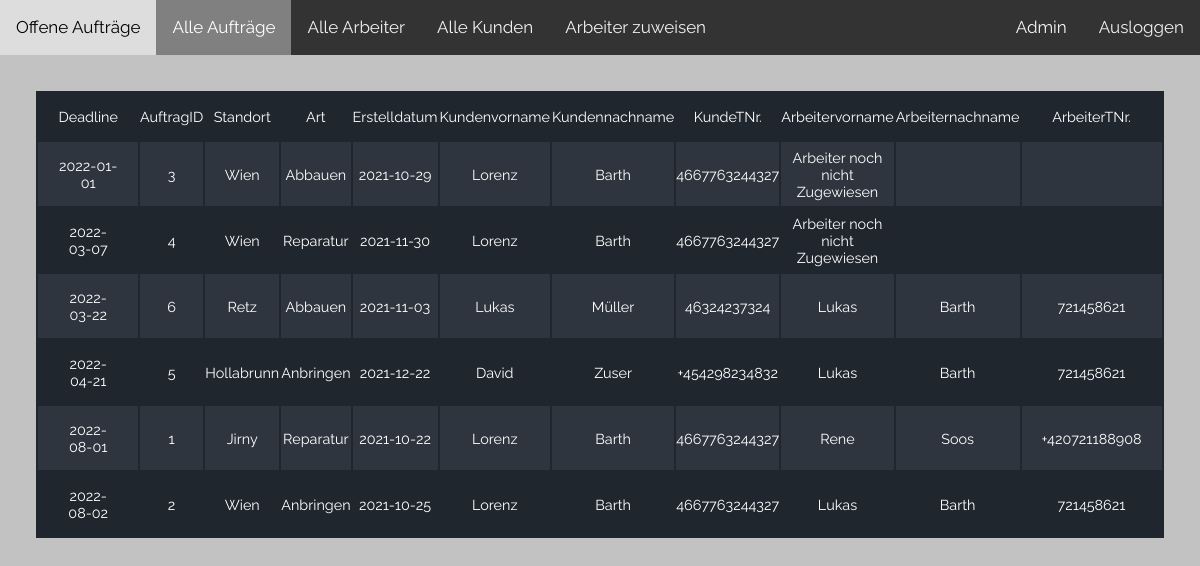
Page /pages/admin_pages/alle_auftraege.php (signed in) on the committed database.
### tables this page shows
create table Auftrag(
ID int NOT NULL AUTO_INCREMENT,
Preis int NOT NULL,
Erstelldatum DATE,
Deadline DATE NOT NULL,
Art varchar(40), 
Erledigt VARCHAR(1) NOT NULL DEFAULT 'N',
LogoID int NOT NULL,
KundeID int NOT NULL,
ArbeiterID int NOT NULL,
primary key (ID),
FOREIGN KEY (LogoID) REFERENCES Logo(ID),
FOREIGN KEY (KundeID) REFERENCES Kunde(ID),
FOREIGN KEY (ArbeiterID) REFERENCES Arbeiter(ID)
);

create table Logo(
ID int NOT NULL AUTO_INCREMENT,
Standort varchar(40) NOT NULL,
Zustand varchar(40),
Typ varchar(40) NOT NULL,
PRIMARY KEY (ID)
);

create table Kunde(
ID int NOT NULL AUTO_INCREMENT,
Vorname varchar(40) NOT NULL,
Nachname varchar(40) NOT NULL,
Telefonnummer varchar(30),
Email varchar(40) NOT NULL,
Passwort varchar(50) NOT NULL,
PRIMARY KEY (ID)
);

create table Arbeiter(
ID int NOT NULL AUTO_INCREMENT,
Vorname varchar(40) NOT NULL,
Nachname varchar(40) NOT NULL,
Telefonnummer varchar(30),
Email varchar(40) NOT NULL,
Passwort varchar(40) NOT NULL,
PRIMARY KEY (ID)
);

### php_functions/display_data.php (the view, shortened to what this page needs)
<?php
function display_data($data) {
    $output = "<table class='data_table'>";
    foreach($data as $column => $var) {
        $output .= '<tr>';
        if($column===0) {
            foreach($var as $row => $val) {
                $output .= "<td>" . $row . '</td>';
            }
            $output .= '</tr>';
        }
        foreach($var as $val) {
            $output .= '<td>' . $val . '</td>';
        }
        $output .= '</tr>';
    }
    $output .= '</table>';
    echo $output;
}

### css_files/overview.css (style rules this page uses)
* { box-sizing: border-box; margin: 0; padding: 0; font-family: Raleway, sans-serif; }
html { font-size: 62.5%; }
body { font-family: 'Roboto', 'Helvetica Neue', Helvetica, Arial, sans-serif; font-size: 1.6rem; line-height: 1.6; -webkit-font-smoothing: antialiased; -moz-osx-font-smoothing: grayscale; background-color: rgba(169, 169, 169, 0.7); }
table { margin-left: auto; margin-right: auto; width: 90%; min-width: 300px; margin-bottom: 2.4rem; background-color: #20262e; color: #fff; overflow: hidden; }
table tr:nth-child(even) { background-color: rgb(46, 53, 62); }
table td { display: block; font-size: 90%; }
table td:first-child { padding-top: 1rem; }
table td:last-child { padding-bottom: 1rem; }
table td:before { content: attr(data-th) ':\00a0'; font-weight: bold; min-width: 8rem; display: inline-block; }
@media (min-width: 600px) { table td:before { display: none; } }
@media (min-width: 600px) { table td { display: table-cell; text-align: center; } }
@media (min-width: 600px) { table td:first-child, table td:last-child { padding: 1.5rem 2rem; } }
.data_table { margin-top: 3%; }

### rows in the picture
auftrag: row "Deadline", row "AuftragID", row "Standort", row "Art", row "Erstelldatum", row "Kundenvorname", row "Kundennachname", row "KundeTNr.", row "Arbeitervorname", row "Arbeiternachname", row "ArbeiterTNr.", Deadline "2022-01-01", ID "3", LogoID.Standort "Wien", Art "Abbauen", Erstelldatum "2021-10-29", KundeID.Vorname "Lorenz", KundeID.Nachname "Barth", KundeID.Telefonnummer "4667763244327", ArbeiterID.Vorname "Arbeiter noch nicht Zugewiesen"
auftrag: Deadline "2022-03-07", ID "4", LogoID.Standort "Wien", Art "Reparatur", Erstelldatum "2021-11-30", KundeID.Vorname "Lorenz", KundeID.Nachname "Barth", KundeID.Telefonnummer "4667763244327", ArbeiterID.Vorname "Arbeiter noch nicht Zugewiesen"
auftrag: Deadline "2022-03-22", ID "6", LogoID.Standort "Retz", Art "Abbauen", Erstelldatum "2021-11-03", val "Lukas", KundeID.Nachname "Müller", KundeID.Telefonnummer "46324237324", ArbeiterID.Nachname "Barth", ArbeiterID.Telefonnummer "721458621"
auftrag: Deadline "2022-04-21", ID "5", LogoID.Standort "Hollabrunn", Art "Anbringen", Erstelldatum "2021-12-22", KundeID.Vorname "David", KundeID.Nachname "Zuser", KundeID.Telefonnummer "+454298234832", ArbeiterID.Vorname "Lukas", ArbeiterID.Nachname "Barth", ArbeiterID.Telefonnummer "721458621"
auftrag: Deadline "2022-08-01", ID "1", LogoID.Standort "Jirny", Art "Reparatur", Erstelldatum "2021-10-22", KundeID.Vorname "Lorenz", KundeID.Nachname "Barth", KundeID.Telefonnummer "4667763244327", ArbeiterID.Vorname "Rene", ArbeiterID.Nachname "Soos", ArbeiterID.Telefonnummer "+420721188908"
auftrag: Deadline "2022-08-02", ID "2", LogoID.Standort "Wien", Art "Anbringen", Erstelldatum "2021-10-25", KundeID.Vorname "Lorenz", val "Barth", KundeID.Telefonnummer "4667763244327", ArbeiterID.Vorname "Lukas", ArbeiterID.Telefonnummer "721458621"

### other values in the picture
$login_session "Admin"
